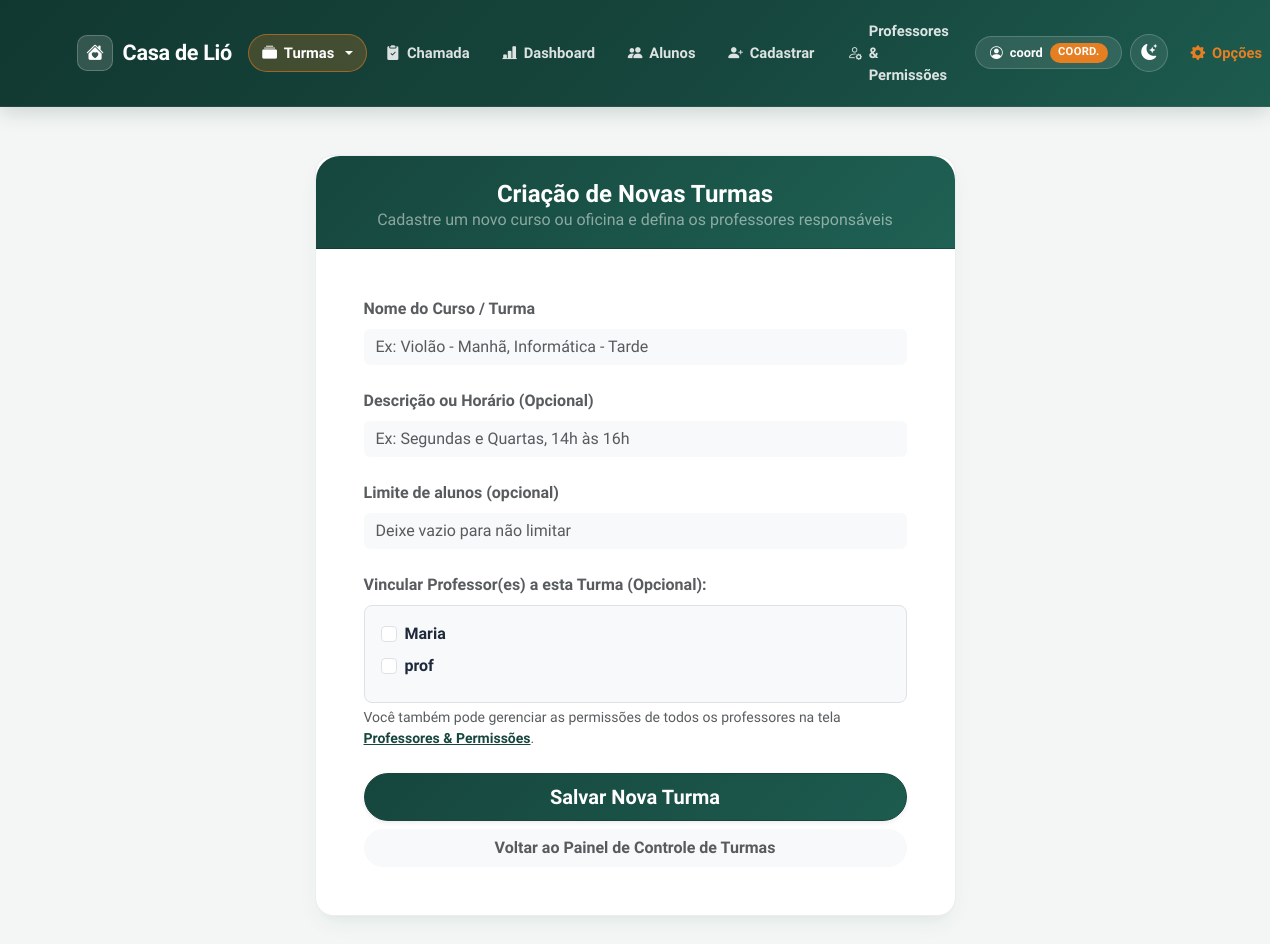
The app's page /turmas/nova (signed in), older data.
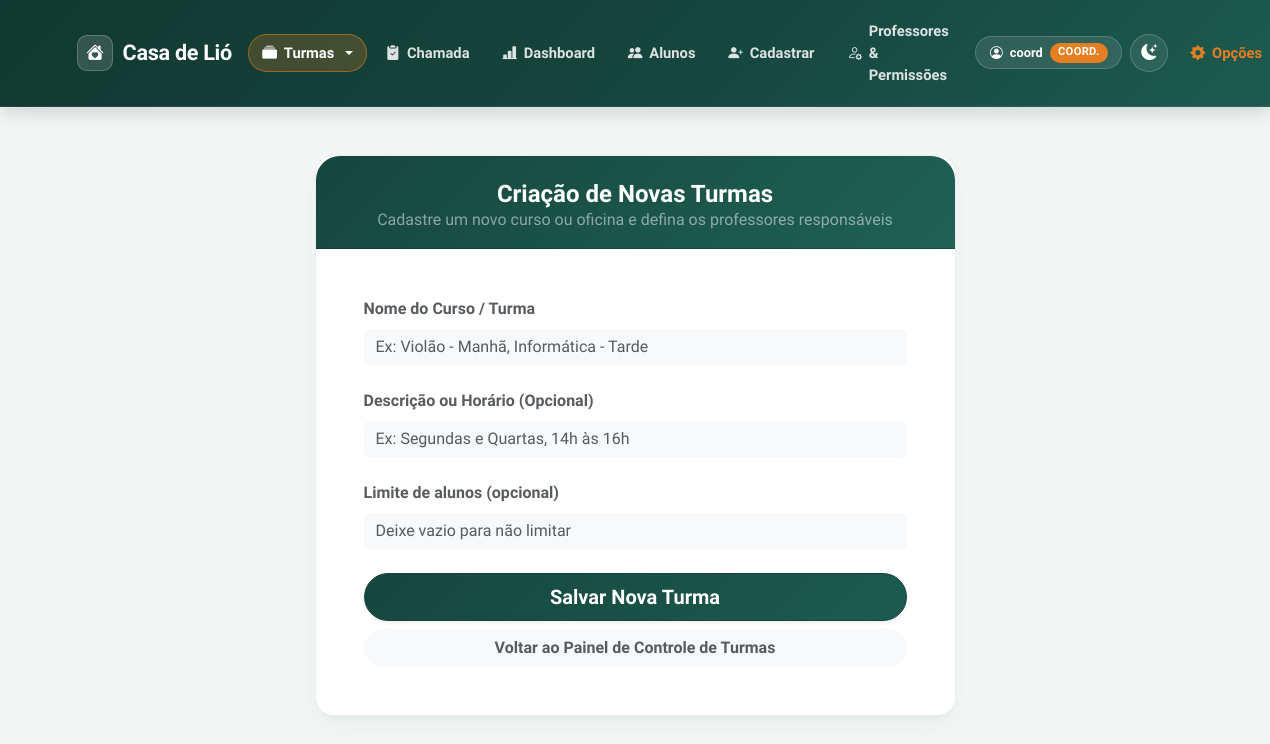
The same page, newer data.
### tables this page shows
CREATE TABLE usuarios (
        id INTEGER PRIMARY KEY AUTOINCREMENT,
        login TEXT UNIQUE NOT NULL,
        senha TEXT NOT NULL,
        perfil TEXT NOT NULL
    );

### app.py (the view)
@app.get("/turmas/nova", response_class=HTMLResponse)
async def tela_nova_turma(request: Request, erro: str = None):
    usuario = obter_usuario_atual(request)
    if not usuario or usuario['perfil'] != 'coordenacao':
        return RedirectResponse(url="/", status_code=303)
    conexao = pegar_conexao()
    profs_db = conexao.execute("SELECT id, login FROM usuarios WHERE perfil = 'professor' ORDER BY login ASC").fetchall()
    professores_sistema = [{"id": p['id'], "login": p['login']} for p in profs_db]
    conexao.close()
    return templates.TemplateResponse(
        request=request,
        name="nova_turma.html",
        context={
            "professores": professores_sistema,
            "usuario_atual": usuario,
            "erro": erro
        }
    )

### templates/nova_turma.html (shortened to what this page needs)
{% extends 'base.html' %}
{% block conteudo %}
<div class="row justify-content-center mt-4 mb-5">
    <div class="col-lg-7 col-md-9">
        <div class="card shadow-lg border-0" style="border-radius: 1.5rem;">
            <div class="card-header bg-primary text-white pt-4 pb-3 px-4" style="border-top-left-radius: 1.5rem; border-top-right-radius: 1.5rem;">
                <h4 class="text-center fw-bold mb-0">Criação de Novas Turmas</h4>
                <p class="text-center text-white-50 mb-0">Cadastre um novo curso ou oficina e defina os professores responsáveis</p>
            </div>
            <div class="card-body p-4 p-md-5">
                <form action="/turmas/nova" method="POST">
                    <div class="mb-4">
                        <label class="form-label fw-semibold text-muted">Nome do Curso / Turma</label>
                        <input type="text" name="nome" class="form-control bg-light border-0" placeholder="Ex: Violão - Manhã, Informática - Tarde" required>
                    </div>
                    <div class="mb-4">
                        <label class="form-label fw-semibold text-muted">Descrição ou Horário (Opcional)</label>
                        <input type="text" name="descricao" class="form-control bg-light border-0" placeholder="Ex: Segundas e Quartas, 14h às 16h">
                    </div>
                    <div class="mb-4">
                        <label class="form-label fw-semibold text-muted" for="limite_nova_turma">Limite de alunos (opcional)</label>
                        <input type="number" min="1" step="1" id="limite_nova_turma" name="limite_alunos" class="form-control bg-light border-0" placeholder="Deixe vazio para não limitar">
                    </div>
                    {% if professores %}
                    <div class="mb-4">
                        <label class="form-label fw-semibold text-muted d-block">Vincular Professor(es) a esta Turma (Opcional):</label>
                        <div class="p-3 bg-light rounded-3 border" style="max-height: 200px; overflow-y: auto;">
                            {% for prof in professores %}
                            <div class="form-check mb-2">
                                <input class="form-check-input" type="checkbox" name="professores" value="{{ prof['id'] }}" id="novo_prof_{{ prof['id'] }}">
                                <label class="form-check-label fw-semibold" for="novo_prof_{{ prof['id'] }}">
                                    {{ prof['login'] }}
                                </label>
                            </div>
                            {% endfor %}
                        </div>
                        <small class="text-muted d-block mt-1">
                            Você também pode gerenciar as permissões de todos os professores na tela <a href="/usuarios/novo" class="text-primary fw-semibold">Professores & Permissões</a>.
                        </small>
                    </div>
                    {% endif %}
                    <div class="d-grid gap-2 mt-4">
                        <button type="submit" class="btn btn-primary btn-lg rounded-pill fw-bold py-2 shadow-sm">
                            Salvar Nova Turma
                        </button>
                        <a href="/turmas" class="btn btn-light rounded-pill fw-bold text-muted">
                            Voltar ao Painel de Controle de Turmas
                        </a>
                    </div>
                </form>
            </div>
        </div>
    </div>
</div>
{% endblock %}

Row changes from the older to the newer data that the page shows:
removed usuarios: login "Maria"
removed usuarios: login "prof"
Text that changed along with them:
text no longer shown: "Vincular Professor(es) a esta Turma (Opcional): Você também pode gerenciar as permissões de todos os professores na tela Professores & Permissões ."
